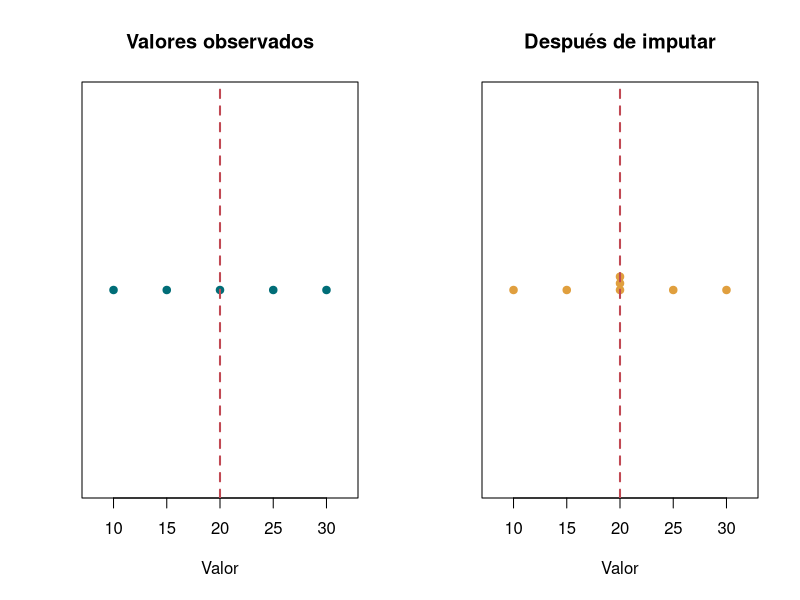

The R source for this figure:
## ---- chunk 1
datos <- c(10, 15, 20, 25, 30, NA, NA)

datos
## ---- chunk 2
media_observada <- mean(datos, na.rm = TRUE)

media_observada
## ---- chunk 3
datos_imputados <- datos

datos_imputados[is.na(datos_imputados)] <- media_observada

datos_imputados
## ---- chunk 4
resultado <- data.frame(
  medida = c("Media", "Desviación estándar", "Varianza"),
  observados = c(
    mean(datos, na.rm = TRUE),
    sd(datos, na.rm = TRUE),
    var(datos, na.rm = TRUE)
  ),
  despues_de_imputar = c(
    mean(datos_imputados),
    sd(datos_imputados),
    var(datos_imputados)
  )
)

resultado
## ---- chunk 5
#| fig-width: 9
#| fig-height: 4.5

par(mfrow = c(1, 2))

stripchart(
  datos[!is.na(datos)],
  method = "stack",
  pch = 19,
  col = "#006D77",
  main = "Valores observados",
  xlab = "Valor",
  xlim = c(8, 32)
)

abline(v = media_observada, col = "#C14953", lwd = 2, lty = 2)

stripchart(
  datos_imputados,
  method = "stack",
  pch = 19,
  col = "#E09F3E",
  main = "Después de imputar",
  xlab = "Valor",
  xlim = c(8, 32)
)

abline(v = media_observada, col = "#C14953", lwd = 2, lty = 2)

par(mfrow = c(1, 1))
